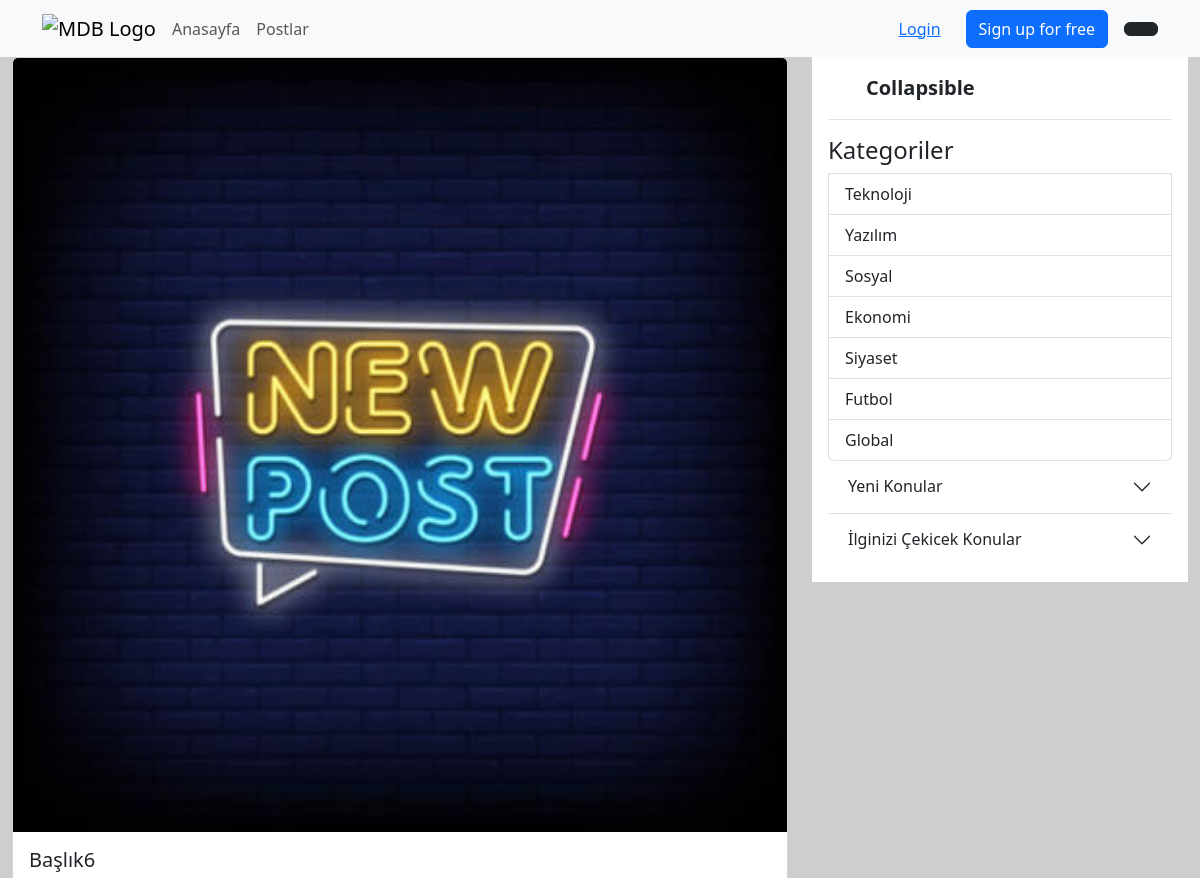
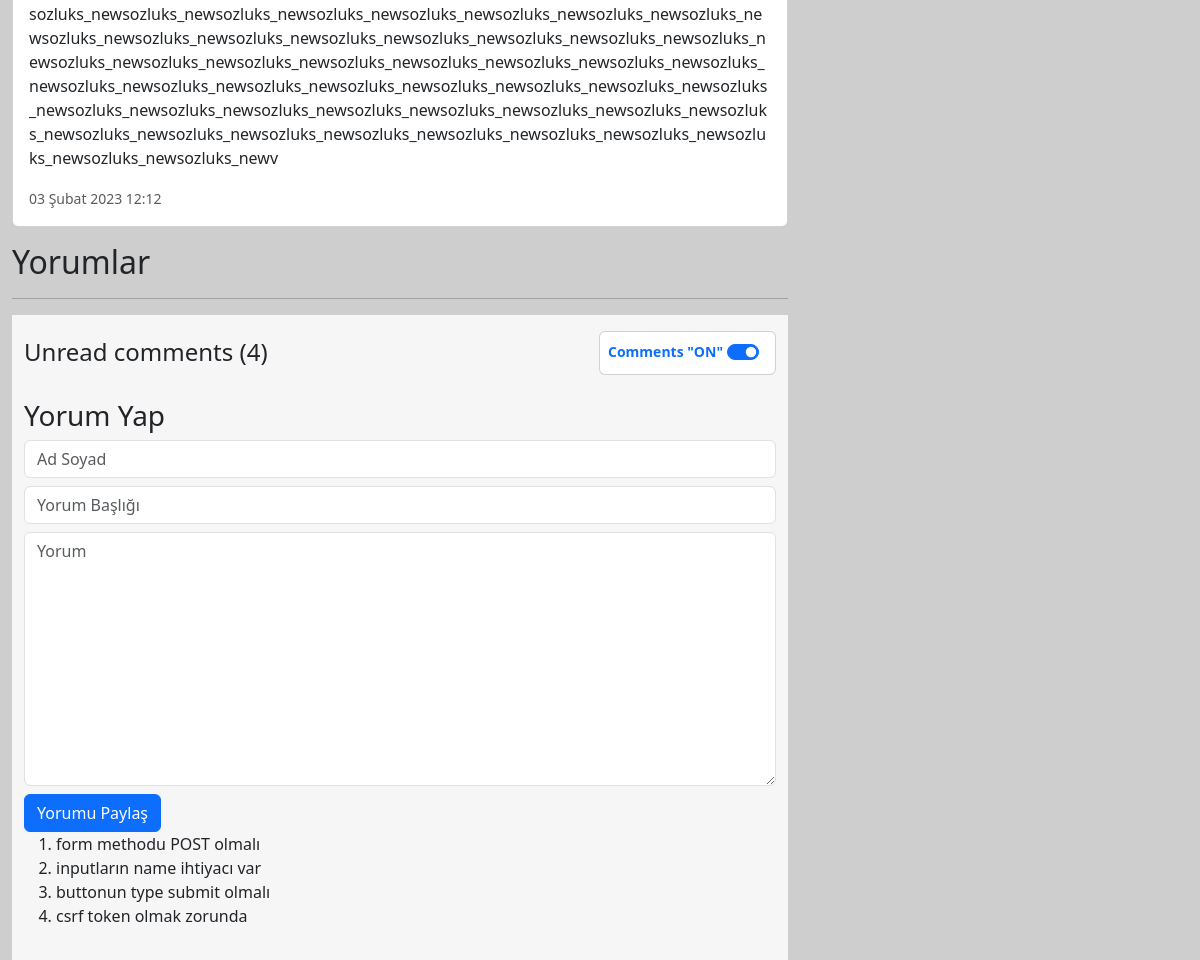
/detay/12/, run on the app's committed database (2 pictures, top to bottom).
### appMy/models.py (models this page shows, shortened)
class Sozluk(models.Model):
    category = models.ForeignKey(Category, verbose_name=("Kategori"), on_delete=models.CASCADE,null=True)
    title = models.CharField(("Başlık"), max_length=50)
    text = models.TextField(("İçerik Yazısı"),max_length=2000)
    date_now = models.DateTimeField(("Tarih"), auto_now_add=True)
    image = models.FileField(("Fotoğraf"), upload_to='', max_length=100)

class Category(models.Model):
    title = models.CharField(("Kategori"), max_length=50)

### appMy/views.py (the view)
# urls.py: path('detay/<id>/',Detail),
def Detail(request,id):
    sozluk = Sozluk.objects.get(id=id)
    sozluks_new = Sozluk.objects.all().order_by("-date_now")[:3]
    sozluks_random = Sozluk.objects.all().order_by("?")[:3]
    categorys = Category.objects.all()
    comments = Comment.objects.filter(sozluk=sozluk)
    if request.method == "POST":
        user1 = request.POST["user"]
        title1 = request.POST["title"]
        text1 = request.POST["text"]
        comm = Comment(user=user1, title=title1, text=text1, sozluk=sozluk)
        comm.save()
    context={
        "sozluk": sozluk,
        "sozluks_new": sozluks_new,
        "sozluks_random": sozluks_random,
        "categorys": categorys,
        "comments": comments,
    }
    return render(request, 'detail.html',context)

### appMy/templates/detail.html (shortened to what this page needs)
{% extends 'base.html' %}
{% load static %}
{% block body %}
    <main>
        <div class="container-fluid">
            <div class="row">
                <div class="col-8">
                    <div class="card mb-3">
                        <img src="{{ sozluk.image.url }}" class="card-img-top" alt="...">
                        <div class="card-body">
                            <h5 class="card-title">{{ sozluk.title }}</h5>
                            <p class="card-text">{{ sozluk.text }}</p>
                            <p class="card-text"><small class="text-muted">{{ sozluk.date_now }}</small></p>
                        </div>
                    </div>
                    <h2>Yorumlar</h2>
                    <hr>
                    <section style="background-color: #f7f6f6;">
                        <div class="container py-3 text-dark">
                            <div class="row">
                                <div class="col-12">
                                    <div class="d-flex justify-content-between align-items-center mb-4">
                                        <h4 class="text-dark mb-0">Unread comments (4)</h4>
                                        <div class="card">
                                            <div class="card-body p-2 d-flex align-items-center">
                                                <h6 class="text-primary fw-bold small mb-0 me-1">Comments "ON"</h6>
                                                <div class="form-check form-switch">
                                                    <input class="form-check-input" type="checkbox" id="flexSwitchCheckChecked" checked />
                                                </div>
                                            </div>
                                        </div>
                                    </div>
                                </div>
                                <div class="col-12">
                                    <h3>Yorum Yap</h3>
                                    <form method="POST">
                                        <input type="text" class="form-control my-2" name="user" id="" placeholder="Ad Soyad">
                                        <input type="text" name="title" id="" class="form-control my-2" placeholder="Yorum Başlığı">
                                        <textarea name="text" id="" cols="30" rows="10" class="form-control my-2" placeholder="Yorum"></textarea>
                                        <button type="submit" class="btn btn-primary">Yorumu Paylaş</button>
                                    </form>
                                    <ol>
                                        <li>form methodu POST olmalı</li>
                                        <li>inputların name ihtiyacı var</li>
                                        <li>buttonun type submit olmalı</li>
                                        <li>csrf token olmak zorunda</li>
                                    </ol>
                                </div>
                            </div>
                        </div>
                    </section>
                </div>
                {% include 'part/_sidenav.html' %}
            </div>
        </div>
    </main>
{% endblock body %}

### appMy/templates/part/_sidenav.html (shortened to what this page needs)
{% load static %}
<div class="col-4">
    <div class="flex-shrink-0 p-3 bg-white">
        <a href="/" class="d-flex align-items-center pb-3 mb-3 link-dark text-decoration-none border-bottom">
            <svg class="bi pe-none me-2" width="30" height="24">
                <use xlink:href="#bootstrap"></use>
            </svg>
            <span class="fs-5 fw-semibold">Collapsible</span>
        </a>
        <div class="list-group">
            <h4>Kategoriler</h4>
            {% for i in categorys %}
            <a href="/post/{{ i.id }}/" class="list-group-item list-group-item-action">{{ i.title }}</a>
            {% endfor %}
        </div>
        <div class="accordion accordion-flush" id="accordionFlushExample">
            <div class="accordion-item">
                <h2 class="accordion-header" id="flush-headingOne">
                    <button class="accordion-button collapsed" type="button" data-bs-toggle="collapse"
                        data-bs-target="#flush-collapseOne" aria-expanded="false" aria-controls="flush-collapseOne">
                        Yeni Konular
                    </button>
                </h2>
            </div>
            <div class="accordion-item">
                <h2 class="accordion-header" id="flush-heading2">
                    <button class="accordion-button collapsed" type="button" data-bs-toggle="collapse"
                        data-bs-target="#flush-collapse2" aria-expanded="false" aria-controls="flush-collapse2">
                        İlginizi Çekicek Konular
                    </button>
                </h2>
            </div>
        </div>
    </div>
</div>

### appMy/templates/base.html (style rules this page uses)
body { background: #cecece }

### data on the page
Sozluk: image (picture), title "Başlık6", text "sozluks_newsozluks_newsozluks_newsozluks_newsozluks_newsozluks_newsozluks_newsozluks_newsozluks_newsozluks_newsozluks_newsozluks_newsozluks_newsozluks_newsozluks_newsozluks_newsozluks_newsozluks_newsozluks_newsozluks_newsozluks_newsozluks_newsozluks_newsozluks_newsozluks_newsozluks_newsozluks_newsozluks_newsozluks_newsozluks_newsozluks_newsozluks_newsozluks_newsozluks_newsozluks_newsozluks_newsozluks_newsozluks_newsozluks_newsozluks_newsozluks_newsozluks_newsozluks_newsozluks_newsozluks_newsozluks_newsozluks_newsozluks_newsozluks_newsozluks_newv", date_now "03 Şubat 2023 12:12"
Category: title "Teknoloji"
Category: title "Yazılım"
Category: title "Sosyal"
Category: title "Ekonomi"
Category: title "Siyaset"
Category: title "Futbol"
Category: title "Global"
